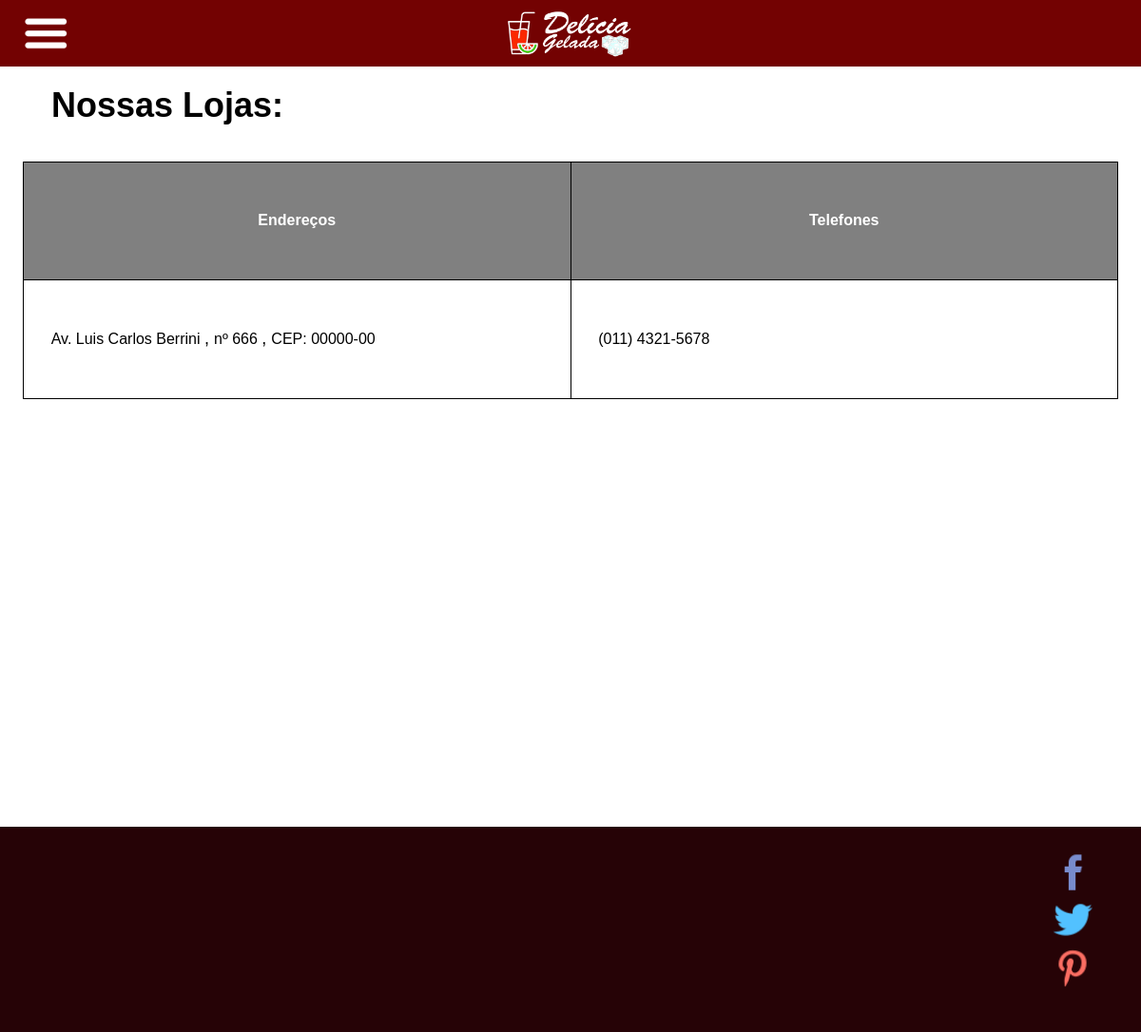
/nossas_lojas.php, run on the app's committed database.
### tables this page shows
CREATE TABLE `tblnossas_lojas` (
  `codigo` int(11) NOT NULL AUTO_INCREMENT,
  `local` varchar(250) NOT NULL,
  `num_loja` int(11) NOT NULL,
  `cep` varchar(20) NOT NULL,
  `telefone` varchar(15) NOT NULL,
  `status` tinyint(4) NOT NULL,
  PRIMARY KEY (`codigo`)
);

### nossas_lojas.php (the view, shortened to what this page needs)
<!DOCTYPE html>
<html lang="pt-br">
    <head>
        <link rel="stylesheet" type="text/css" href="css/estilizacoes.css">
        <link rel="stylesheet" type="text/css" href="css/cabecalho_rodape.css">
        <link rel="stylesheet" type="text/css" href="css/style.css">
    </head>
    <body>
        <?php
            require_once('modulos/cabecalho.php');
        ?>
        <section id="nossa_lojas">
            <div class="conteudo center">
                <div id="caixa_titulo">
                    <h2 id="titulo">
                        Nossas Lojas:
                    </h2>
                </div>
                <div id="conteudo_nossas_lojas">
                    <table>
                        <tr>
                            <th>Endereços</th>
                            <th id="th_tel">Telefones</th>
                        </tr>
                        <?php
                            $sql = 'select * from tblnossas_lojas where status = 1';
                            $select = mysqli_query($conexao, $sql);
                            while($rsExibir = mysqli_fetch_array($select)){
                        ?>
                        <tr class="cor_um">
                            <td class="endereco">
                                <p>
                                    <span class="span">
                                        <?=$rsExibir['local']?>
                                    </span>,
                                    <span class="span">
                                        nº <?=$rsExibir['num_loja']?>
                                    </span>,
                                    <span class="span">
                                        CEP: <?=$rsExibir['cep']?>
                                    </span>
                                </p>
                            </td>
                            <td class="tel">
                                <p>
                                    <span class="span">
                                        <?=$rsExibir['telefone']?>
                                    </span>
                                </p>
                            </td>
                        </tr>
                        <?php
                            }
                        ?>
                    </table>
                </div>
            </div>
        </section>
        <?php
            require_once('modulos/rodape.php');
        ?>
    </body>
</html>

### css/estilizacoes.css (style rules this page uses)
* { margin: 0px; padding: 0px; font-family: Verdana, sans-serif; }
p { font-size: 18px; line-height: 30px; }
.center { margin-left: auto; margin-right: auto; }
@media screen and (max-width:1369px) and (min-width:1200px) { .conteudo { width: 1200px; min-height: inherit; height: auto; } }
@media screen and (max-width:1369px) and (min-width:1200px) { h2 { font-size: 30px; padding-left: 20px; padding-top: 30px; padding-bottom: 20px; } }
@media screen and (max-device-width:1199px) and (min-device-width:701px) { .conteudo { width: 96vw; min-height: 50px; height: auto; } }
@media screen and (max-device-width:1199px) and (min-device-width:701px) { h2 { font-size: 3vw; padding-top: 1%; } }

### css/style.css (style rules this page uses)
@media screen and (max-device-width:1199px) { .span { font-size: 16px; } }
@media screen and (max-device-width:1199px) { .cor_um { background-color: white; } }
@media screen and (max-device-width:1199px) { p { padding-left: 20px; } }
@media screen and (max-device-width:1199px) { #nossa_lojas { width: 100%; height: 800px; padding-top: 70px; } }
@media screen and (max-device-width:1199px) { #caixa_titulo { width: inherit; height: 100px; } }
@media screen and (max-device-width:1199px) { #titulo { padding-top: 20px; padding-left: 30px; } }
@media screen and (max-device-width:1199px) { #conteudo_nossas_lojas { width: inherit; min-height: 250px; height: auto; } }
@media screen and (max-device-width:1199px) { table { width: inherit; min-height: inherit; height:auto; } }
@media screen and (max-device-width:1199px) { table, th, td { border: 1px solid black; border-collapse: collapse; } }
@media screen and (max-device-width:1199px) { th { background-color: gray; color: white; } }
@media screen and (max-device-width:1199px) { #th_endereco, .endereco { width: 50%; height: 50px; } }
@media screen and (max-device-width:1199px) { #th_tel, .tel { width: 50%; height: 70px; } }
@media screen and (max-device-width:1199px) { tr { width: inherit; height: 100px; } }
@media screen and (max-device-width:1199px) { .endereco, .tel { height: inherit; color: black; font-size: 17px; } }
@media screen and (max-device-width:1199px) { .endereco p, .tel p { padding: 5%; } }

### data on the page
tblnossas_lojas: local "Av. Luis Carlos Berrini", num_loja "666", cep "00000-00", telefone "(011) 4321-5678"
